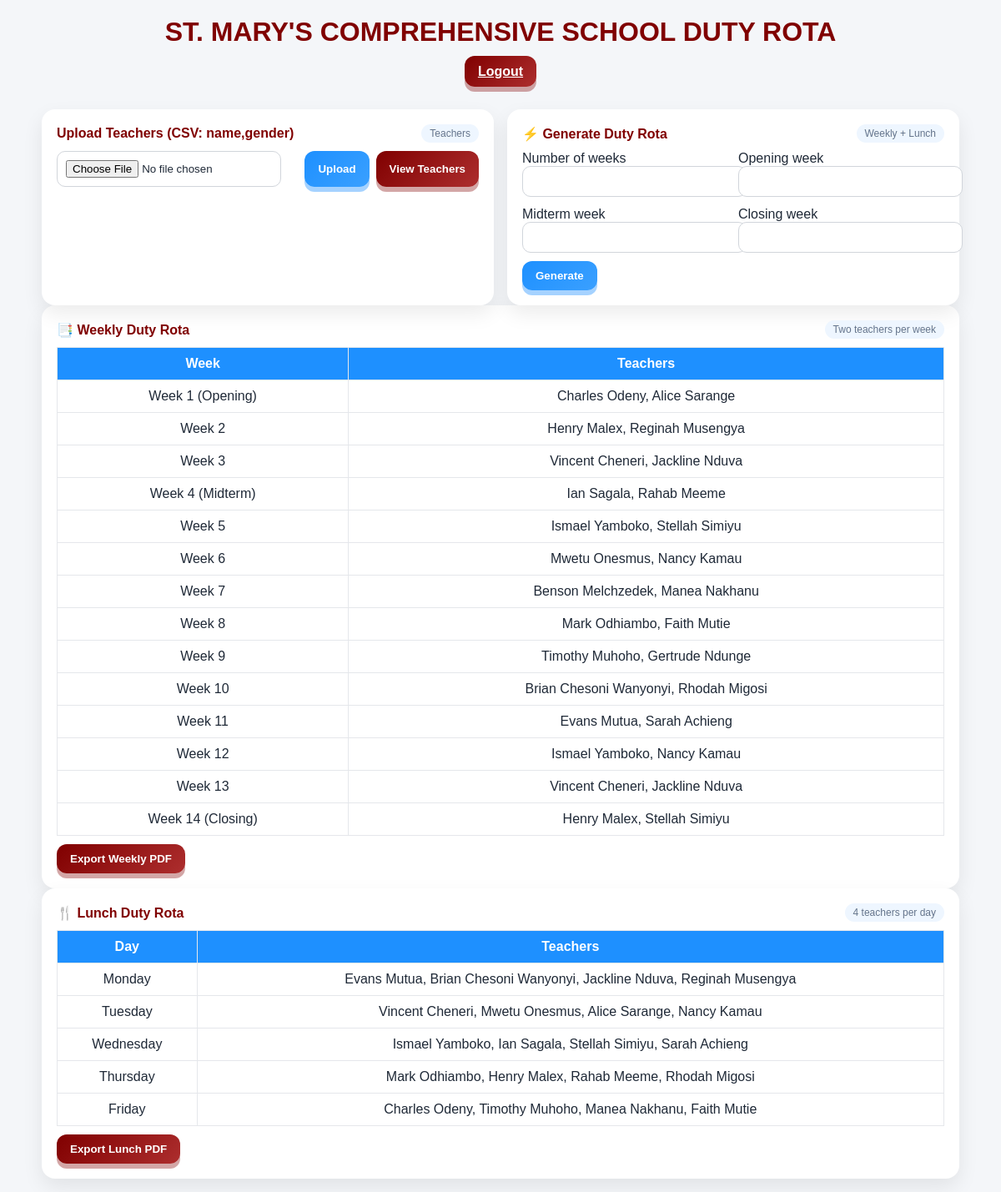
The page / on the database its author committed.
### tables this page shows
CREATE TABLE `rota` (
  `id` int(11) NOT NULL,
  `week` varchar(50) NOT NULL,
  `teacher` text NOT NULL,
  `duty_type` enum('WEEKLY','LUNCH') NOT NULL
);

### index.php (the view, shortened to what this page needs)
<?php
include 'db.php';
?>
<!DOCTYPE html>
<html>
<head>
</head>
<body>
<h1>ST. MARY'S COMPREHENSIVE SCHOOL DUTY ROTA</h1>
<div style="text-align:center; margin-bottom:20px;">
    <a href="logout.php" class="btn alt">Logout</a>
</div>
<div class="wrap">
<div class="cards">
<div class="card">
<div class="header"><div class="title">Upload Teachers (CSV: name,gender)</div><span class="tag">Teachers</span></div>
<form method="post" enctype="multipart/form-data" class="row two">
<input type="file" name="csv" accept=".csv" required>
<div style="display:flex;gap:8px;justify-content:flex-end">
<button class="btn" type="submit" name="upload">Upload</button>
<button class="btn alt" type="button" onclick="openModal()">View Teachers</button>
</div>
</form>
</div>
<div class="card">
<div class="header"><div class="title">⚡ Generate Duty Rota</div><span class="tag">Weekly + Lunch</span></div>
<form method="post">
<div class="row two">
<div><label>Number of weeks</label><input type="number" name="weeks" min="1" required></div>
<div><label>Opening week</label><input type="number" name="opening" min="1" required></div>
<div><label>Midterm week</label><input type="number" name="midterm" min="1" required></div>
<div><label>Closing week</label><input type="number" name="closing" min="1" required></div>
</div>
<div style="margin-top:10px"><button class="btn" type="submit" name="generate">Generate</button></div>
</form>
</div>
</div>
<div class="card">
<div class="header"><div class="title">📑 Weekly Duty Rota</div><span class="tag">Two teachers per week</span></div>
<table><tr><th>Week</th><th>Teachers</th></tr>
<?php
$res = $conn->query("SELECT week, teacher FROM rota WHERE duty_type='WEEKLY'");
while($row = $res->fetch_assoc()){
    echo "<tr><td>".htmlspecialchars($row['week'])."</td><td>".htmlspecialchars($row['teacher'])."</td></tr>";
}
?>
</table>
<form method="post" style="margin-top:10px"><button class="btn alt" type="submit" name="export_weekly">Export Weekly PDF</button></form>
</div>
<div class="card">
<div class="header"><div class="title">🍴 Lunch Duty Rota</div><span class="tag">4 teachers per day</span></div>
<table><tr><th>Day</th><th>Teachers</th></tr>
<?php
$res = $conn->query("SELECT week, teacher FROM rota WHERE duty_type='LUNCH'");
while($row = $res->fetch_assoc()){
    echo "<tr><td>".htmlspecialchars($row['week'])."</td><td>".htmlspecialchars($row['teacher'])."</td></tr>";
}
?>
</table>
<form method="post" style="margin-top:10px"><button class="btn alt" type="submit" name="export_lunch">Export Lunch PDF</button></form>
</div>
</div>
</body>
</html>

### index.php (style rules this page uses)
:root { --blue:#1e90ff;--maroon:#800000;--bg:#f4f6f9;--card:#fff;--text:#1f2937;--muted:#64748b; }
body { font-family:Arial,sans-serif;background:var(--bg);color:var(--text);margin:0; }
h1 { text-align:center;color:var(--maroon);margin:20px 0; }
.wrap { max-width:1100px;margin:0 auto;padding:16px; }
.cards { display:grid;gap:16px;grid-template-columns:1fr; }
@media (min-width:900px) { .cards { grid-template-columns:1fr 1fr } }
.card { background:var(--card);border-radius:16px;padding:18px;box-shadow:0 10px 25px rgba(0,0,0,.08);transition:.25s transform,.25s box-shadow; }
.header { display:flex;align-items:center;justify-content:space-between;gap:8px;margin-bottom:10px; }
.title { font-weight:700;color:var(--maroon); }
.tag { font-size:12px;color:var(--muted);background:#eef6ff;padding:4px 10px;border-radius:999px; }
input,select { padding:10px;border:1px solid #d1d5db;border-radius:10px;width:100%;outline:none; }
.row { display:grid;gap:12px;grid-template-columns:1fr; }
@media (min-width:720px) { .row.two { grid-template-columns:1fr 1fr } }
.btn { background:linear-gradient(135deg,var(--blue),#3aa0ff);border:none;color:#fff;padding:10px 16px;border-radius:12px;font-weight:700;cursor:pointer;transition:transform .1s ease, box-shadow .2s ease;box-shadow:0 6px 0 rgba(30,144,255,.4); }
.btn.alt { background:linear-gradient(135deg,var(--maroon),#ad2e2e);box-shadow:0 6px 0 rgba(128,0,0,.35); }
table { width:100%;border-collapse:collapse;margin-top:10px; }
th,td { border:1px solid #e5e7eb;padding:10px;text-align:center; }
th { background:var(--blue);color:#fff; }

### rows shown on the page
rota: week "Week 1 (Opening)", teacher "Charles Odeny, Alice Sarange"
rota: week "Week 2", teacher "Henry Malex, Reginah Musengya"
rota: week "Week 3", teacher "Vincent Cheneri, Jackline Nduva"
rota: week "Week 4 (Midterm)", teacher "Ian Sagala, Rahab Meeme"
rota: week "Week 5", teacher "Ismael Yamboko, Stellah Simiyu"
rota: week "Week 6", teacher "Mwetu Onesmus, Nancy Kamau"
rota: week "Week 7", teacher "Benson Melchzedek, Manea Nakhanu"
rota: week "Week 8", teacher "Mark Odhiambo, Faith Mutie"
rota: week "Week 9", teacher "Timothy Muhoho, Gertrude Ndunge"
rota: week "Week 10", teacher "Brian Chesoni Wanyonyi, Rhodah Migosi"
rota: week "Week 11", teacher "Evans Mutua, Sarah Achieng"
rota: week "Week 12", teacher "Ismael Yamboko, Nancy Kamau"
rota: week "Week 13", teacher "Vincent Cheneri, Jackline Nduva"
rota: week "Week 14 (Closing)", teacher "Henry Malex, Stellah Simiyu"
rota: week "Monday", teacher "Evans Mutua, Brian Chesoni Wanyonyi, Jackline Nduva, Reginah Musengya"
rota: week "Tuesday", teacher "Vincent Cheneri, Mwetu Onesmus, Alice Sarange, Nancy Kamau"
rota: week "Wednesday", teacher "Ismael Yamboko, Ian Sagala, Stellah Simiyu, Sarah Achieng"
rota: week "Thursday", teacher "Mark Odhiambo, Henry Malex, Rahab Meeme, Rhodah Migosi"
rota: week "Friday", teacher "Charles Odeny, Timothy Muhoho, Manea Nakhanu, Faith Mutie"
